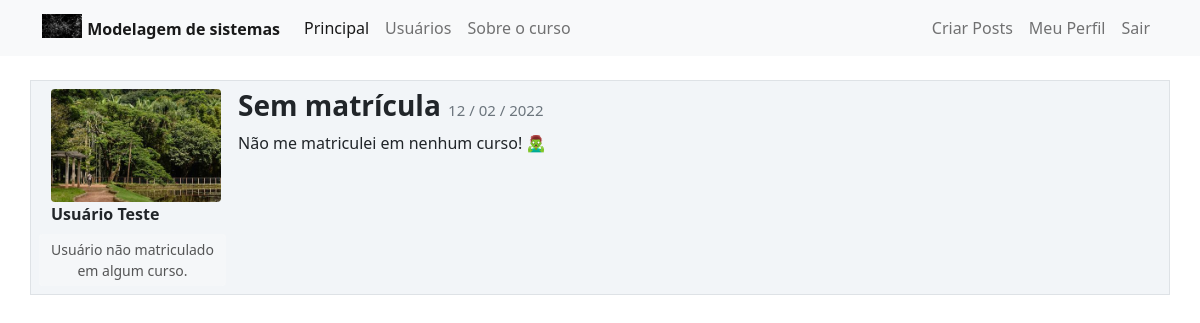
Page /expose_post/5 (signed in) on the committed database.
### general_system/models.py (models this page shows, shortened)
class Usuario(data_base.Model, UserMixin):
    id = data_base.Column(data_base.Integer, primary_key=True)
    username = data_base.Column(data_base.String, nullable=False)
    email = data_base.Column(data_base.String, nullable=False, unique=True)
    password = data_base.Column(data_base.String, nullable=False)
    perf_photo = data_base.Column(data_base.String, default='default.jpg')
    posts = data_base.relationship('Post', backref='autor', lazy=True)
    courses = data_base.Column(data_base.String, nullable=False, default='')

class Post(data_base.Model):
    id = data_base.Column(data_base.Integer, primary_key=True)
    title = data_base.Column(data_base.String, nullable=False)
    bory_text = data_base.Column(data_base.Text, nullable=False)
    date_create = data_base.Column(data_base.DateTime, nullable=False, default=datetime.utcnow)
    id_user = data_base.Column(data_base.Integer, data_base.ForeignKey('usuario.id'), nullable=False)

### general_system/routes.py (the view)
@app.route('/expose_post/<post_id>', methods=['GET', 'POST'])
@login_required
def expose_post(post_id):
    post = Post.query.get(post_id)
    if current_user == post.autor:
        form_edit_post = FormCreatePost()
        if request.method == 'GET':
            form_edit_post.title.data = post.title
            form_edit_post.bory_text.data = post.bory_text
        elif form_edit_post.validate_on_submit():
            post.title = form_edit_post.title.data
            post.bory_text = form_edit_post.bory_text.data
            data_base.session.commit()
            flash(f'Post editado com sucesso!', 'alert-success')
            return redirect(url_for('home'))
    else:
        form_edit_post = None
    return render_template('expose_post.html', post=post, form_post=form_edit_post)

### general_system/models.py (called while the page is built)
@login_manager.user_loader
def load_user(id_user):
    return Usuario.query.get(int(id_user))

### general_system/templates/expose_post.html (shortened to what this page needs)
{% extends 'base.html' %}
{% block bory %}
    <div class="container mt-3">
        <div class="row border mt-4 p-2 publications">
            <div class="col col-2">
                <div class="image pe-3 "> <img src="{{url_for('static', filename='image_id_user/{}'.format(post.autor.perf_photo))}}" class="rounded" width="170"> </div>
                <strong>{{ post.autor.username }}</strong>
                <div class="row justify-content-center">
                    {% if 'Não Informado' in post.autor.courses or post.autor.courses == '' %}
                        <button type="button" class="btn btn-sm btn-light mt-2" disabled>Usuário não matriculado em algum curso.</button>
                    {% else %}
                        {% for course in post.autor.courses.split(';') %}
                             <button type="button" class="btn btn-sm btn-dark mt-2" disabled>{{ course }}</button>
                        {% endfor %}
                    {% endif %}
                </div>
            </div>
            <div class="col col-9">
                <h3>
                    <strong> {{ post.title }}</strong>
                    <small class="text-muted" style="font-size: 15px">
                        {{ post.date_create.strftime('%d / %m / %Y')}}
                    </small>
                </h3>
                <p>{{ post.bory_text }}</p>
            </div>
        </div>
    </div>
{% endblock %}

### general_system/static/main.css (style rules this page uses)
.publications { background: #f2f5f8 !important; }

### rows in the picture
Usuario: perf_photo (picture), autor.username "Usuário Teste"
Post: title "Sem matrícula", date_create "12 / 02 / 2022", bory_text "Não me matriculei em nenhum curso! 🧟‍♂️"
